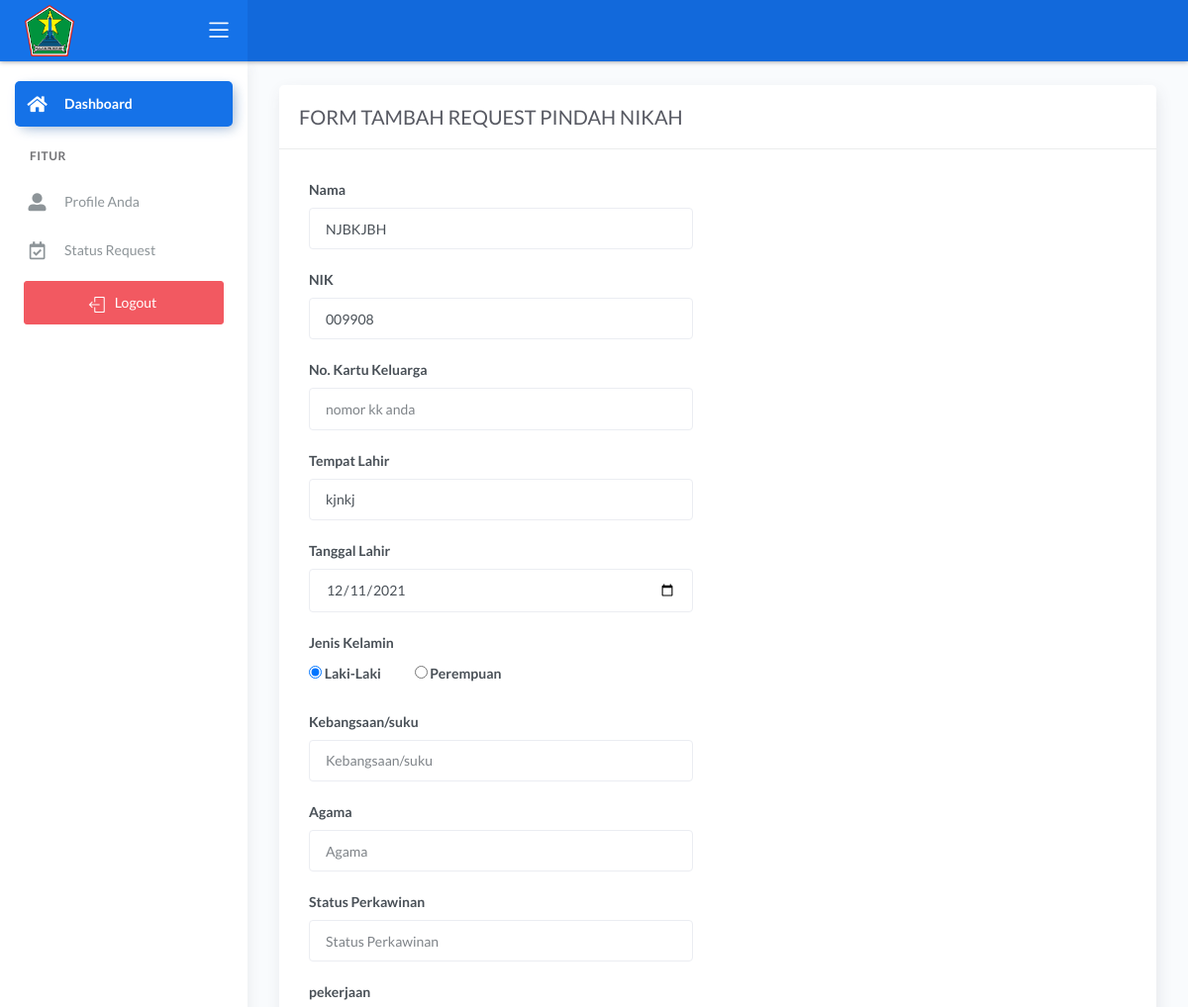
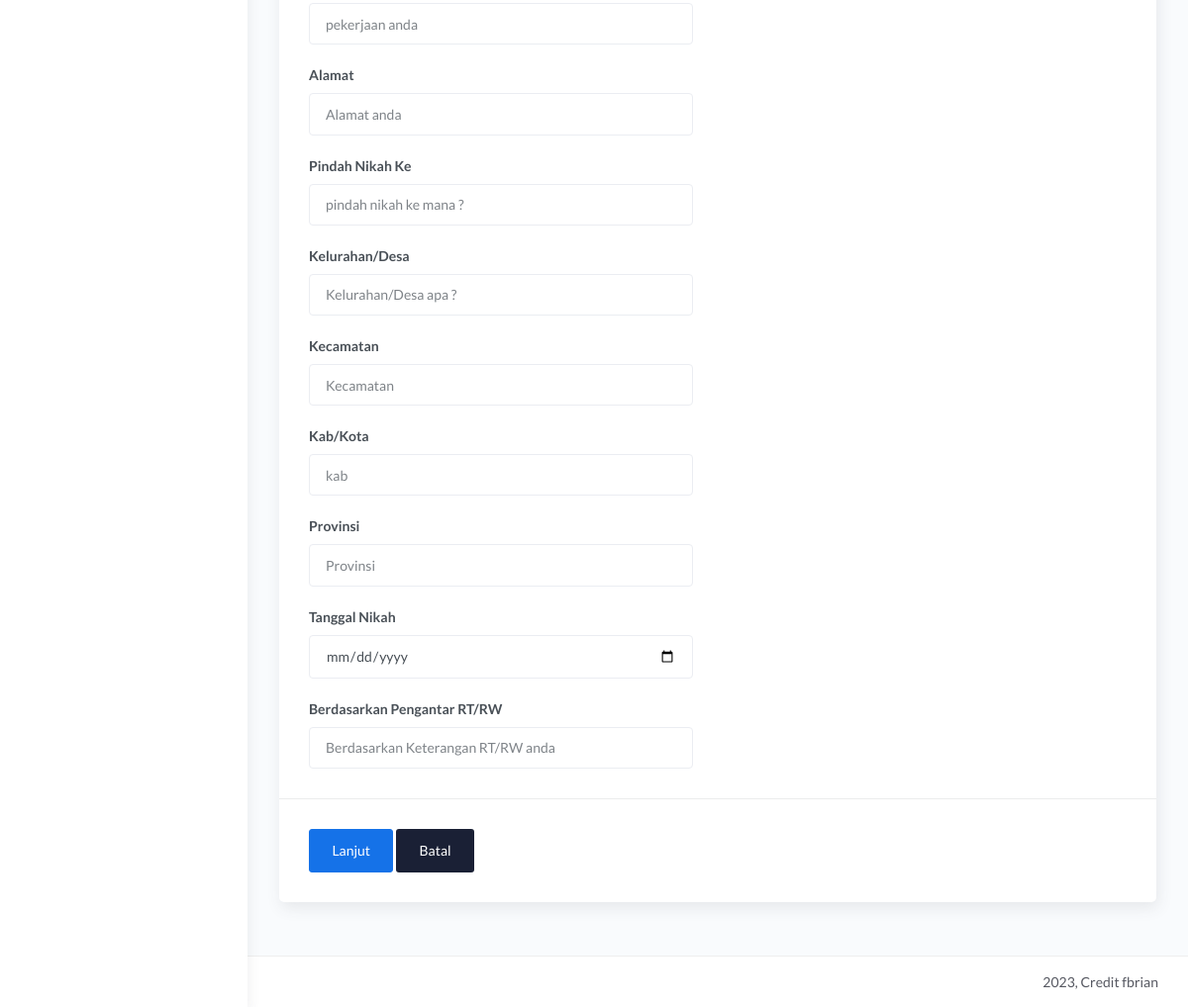
The page /demo1/main.php?halaman=request_pindah_nikah (signed in) on the database its author committed (2 pictures, top to bottom).
### tables this page shows
CREATE TABLE `data_user` (
  `nik` varchar(16) NOT NULL,
  `password` varchar(225) NOT NULL,
  `hak_akses` varchar(225) NOT NULL,
  `nama` varchar(30) NOT NULL,
  `tanggal_lahir` date NOT NULL,
  `tempat_lahir` varchar(30) NOT NULL,
  `jekel` varchar(20) NOT NULL,
  `agama` varchar(20) NOT NULL,
  `alamat` text NOT NULL,
  `telepon` varchar(13) NOT NULL,
  `status_warga` varchar(30) NOT NULL,
  `status_perkawinan` varchar(25) NOT NULL
);

### demo1/request_pindah_nikah.php (the view, shortened to what this page needs)
<?php include '../konek.php'; ?>
<link href="css/sweetalert.css" rel="stylesheet" type="text/css">
<?php
$tampil_nik = "SELECT * FROM data_user WHERE nik=$_SESSION[nik]";
$query = mysqli_query($konek, $tampil_nik);
$data = mysqli_fetch_array($query, MYSQLI_BOTH);
$nik = $data['nik'];
$nama = $data['nama'];
$tempat1 = $data['tempat_lahir'];
$tgl1 = $data['tanggal_lahir'];
$jk = $data['jekel'];
$agama1 = $data['agama']
?>
<div class="page-inner">
    <div class="row">
        <div class="col-md-12">
            <form method="POST" enctype="multipart/form-data">
                <div class="card">
                    <div class="card-header">
                        <div class="card-title">FORM TAMBAH REQUEST PINDAH NIKAH</div>
                    </div>
                    <div class="card-body">
                        <div class="row">
                            <div class="col-md-6 col-lg-6">
                                <div class="form-group">
                                    <label>Nama</label>
                                    <input type="text" name="nama" class="form-control" value="<?= $nama; ?>">
                                </div>
                                <div class="form-group">
                                    <label>NIK</label>
                                    <input type="number" name="nik" class="form-control" value="<?= $nik; ?>">
                                </div>
                                <div class="form-group">
                                    <label>No. Kartu Keluarga</label>
                                    <input type="number" name="nomorkk" class="form-control" placeholder="nomor kk anda">
                                </div>
                                <div class="form-group">
                                    <label>Tempat Lahir</label>
                                    <input type="text" name="tempat_lahir" class="form-control" placeholder="Tempat Lahir Anda" value="<?= $tempat1; ?>">
                                </div>
                                <div class="form-group">
                                    <label>Tanggal Lahir</label>
                                    <input type="date" name="tgl_lahir" class="form-control" value="<?= $tgl1; ?>">
                                </div>
                                <div class="form-group">
                                    <label class="mb-2">Jenis Kelamin</label>
                                    <br>
                                    <label class="form-radio-label">
                                        <input class="form-radio-input" type="radio" name="jk" value="Laki-Laki" <?= ($jk == 'Laki-Laki') ? 'checked' : '' ?>>
                                        <span class="form-radio-sign">Laki-Laki</span>
                                    </label>
                                    <label class="form-radio-label ml-3">
                                        <input class="form-radio-input" type="radio" name="jk" value="Perempuan" <?= ($jk == 'Perempuan') ? 'checked' : '' ?>>
                                        <span class="form-radio-sign">Perempuan</span>
                                    </label>
                                </div>
                                <div class="form-group">
                                    <label>Kebangsaan/suku</label>
                                    <input type="text" name="kebangsaan" class="form-control" placeholder="Kebangsaan/suku ">
                                </div>
                                <div class="form-group">
                                    <label>Agama</label>
                                    <input type="text" name="agama" class="form-control" placeholder="Agama " value="<?= $agama1; ?>">
                                </div>
                                <div class="form-group">
                                    <label>Status Perkawinan</label>
                                    <input type="text" name="status_perkawinan" class="form-control" placeholder="Status Perkawinan ">
                                </div>
                                <div class="form-group">
                                    <label>pekerjaan</label>
                                    <input type="text" name="pekerjaan" class="form-control" placeholder="pekerjaan anda ">
                                </div>
                                <div class="form-group">
                                    <label>Alamat </label>
                                    <input type="text" name="alamat" class="form-control" placeholder="Alamat anda">
                                </div>
                                <div class="form-group">
                                    <label>Pindah Nikah Ke </label>
                                    <input type="text" name="pindah" class="form-control" placeholder="pindah nikah ke mana ?">
                                </div>
                                <div class="form-group">
                                    <label>Kelurahan/Desa </label>
                                    <input type="text" name="kelurahan" class="form-control" placeholder="Kelurahan/Desa apa ? ">
                                </div>
                                <div class="form-group">
                                    <label>Kecamatan </label>
                                    <input type="text" name="kecamatan" class="form-control" placeholder="Kecamatan">
                                </div>
                                <div class="form-group">
                                    <label>Kab/Kota </label>
                                    <input type="text" name="kab" class="form-control" placeholder="kab">
                                </div>
                                <div class="form-group">
                                    <label>Provinsi </label>
                                    <input type="text" name="provinsi" class="form-control" placeholder="Provinsi">
                                </div>
                                <div class="form-group">
                                    <label>Tanggal Nikah </label>
                                    <input type="date" name="tglnikah" class="form-control">
                                </div>
                                <div class="form-group">
                                    <label>Berdasarkan Pengantar RT/RW </label>
                                    <input type="text" name="berdasarkan" class="form-control" placeholder="Berdasarkan Keterangan RT/RW anda">
                                </div>
                            </div>
                        </div>
                    </div>
                    <div class="card-action">
                        <input type="submit" name="submit" class="btn btn-primary" value="Lanjut">
                        <a href="?halaman=beranda" class="btn btn-default">Batal</a>
                    </div>
                </div>
        </div>
    </div>
</div>

### rows shown on the page
data_user: nama "NJBKJBH", nik "009908", tempat_lahir "kjnkj", tgl_lahir "12/11/2021", jekel "☑ Laki-Laki", jekel "☐ Perempuan"
